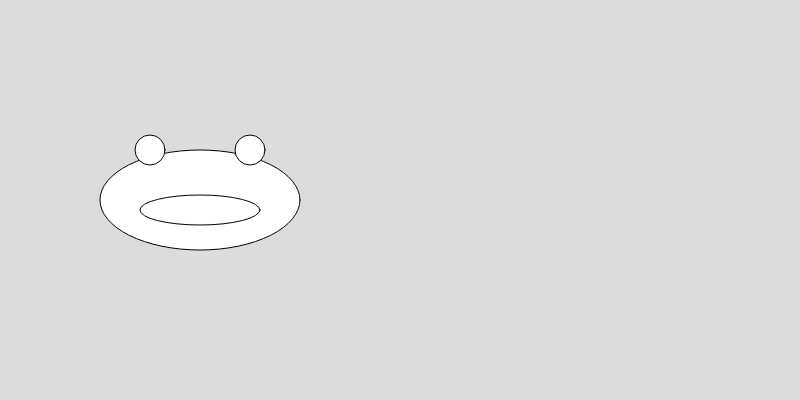
Frame 1 (no input)
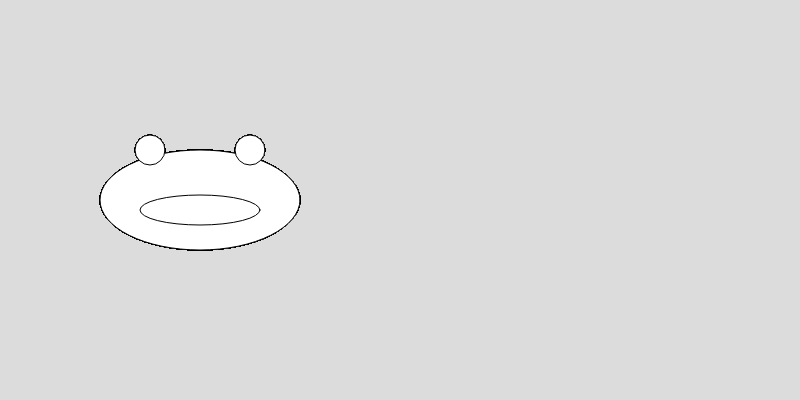
Frame 60 (no input)
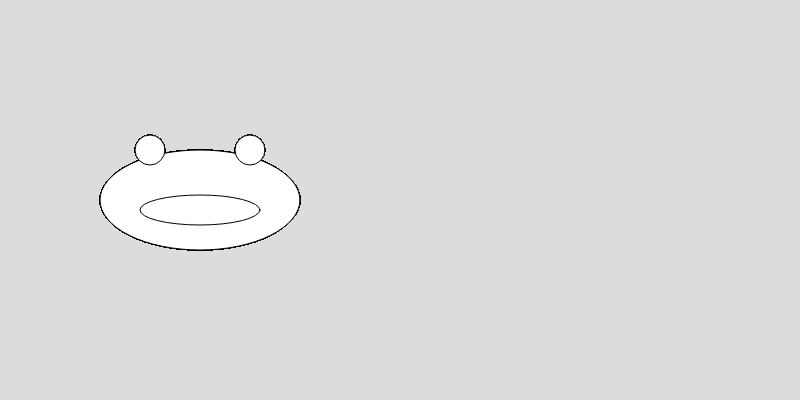
Frame 120 (the mouse pressed at the canvas centre since frame 60)

The p5.js sketch that drew these frames (run headless with seeded random() and noise() and a simulated clock; from frame 60 on, the mouse is pressed at the canvas centre):

// p5.js sketch
// ── sketch.js
function setup() {
  // put setup code here
createCanvas(800, 400);
background(220);


}

function draw() {
ellipse(200, 200, 200, 100);
ellipse(200, 210, 120, 30);
ellipse(150, 150, 30, 30);
ellipse(250, 150, 30, 30);
}
